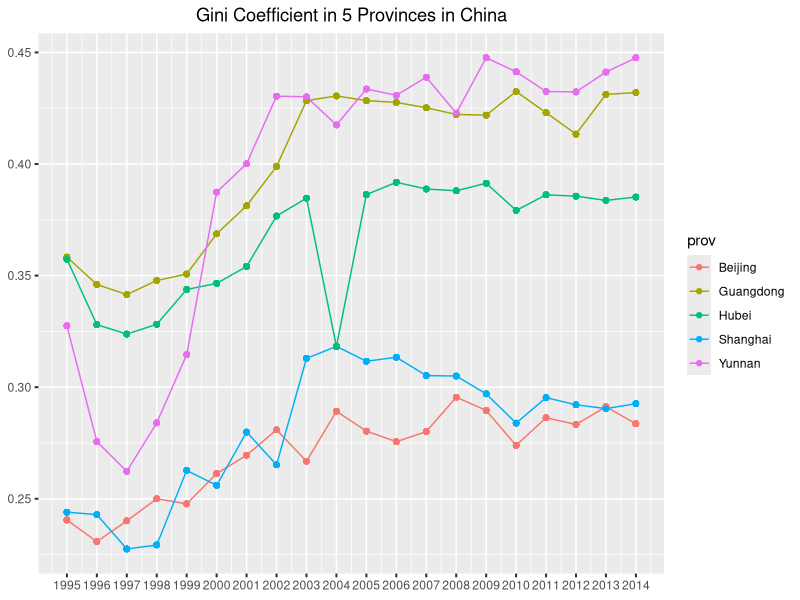
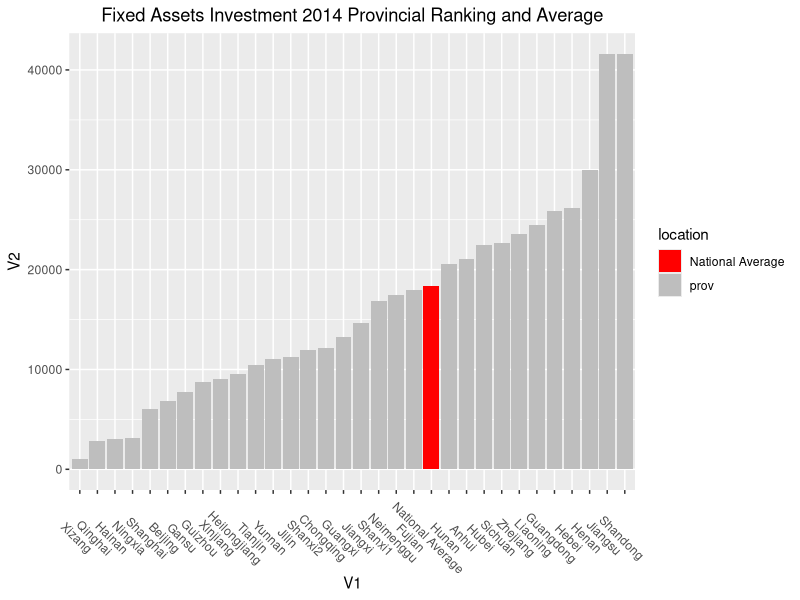
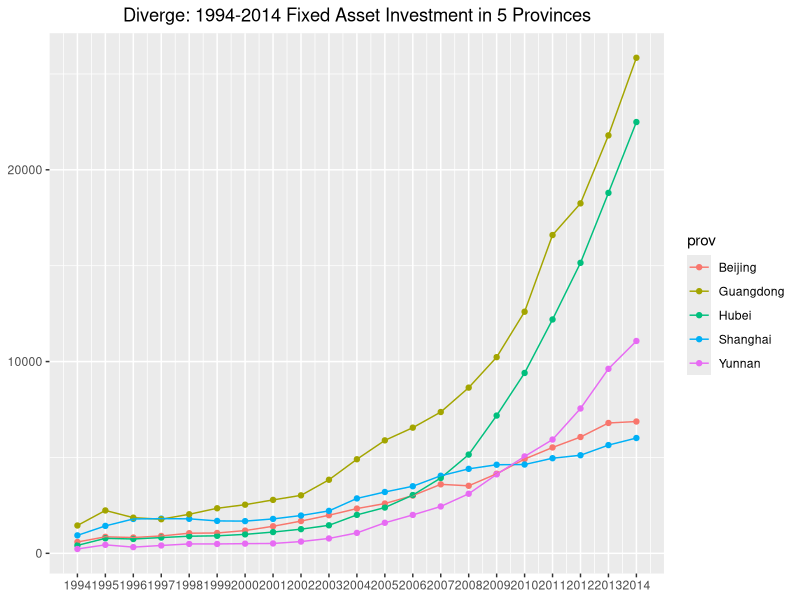
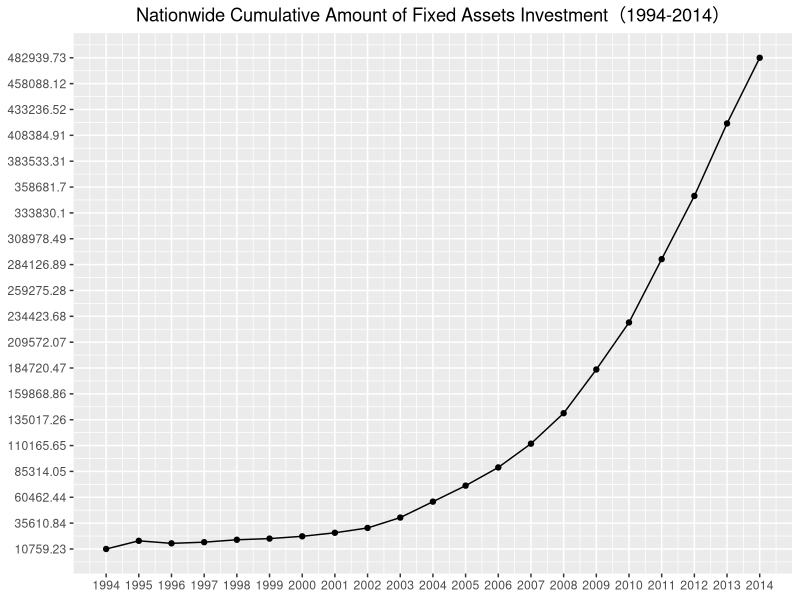

These charts were generated, in order, by the following R code:
library(readxl)
jnxs <- read_xlsx("jnxs.xlsx")
t_jnxs <- as.matrix(jnxs[, -1])
dim(t_jnxs) <- c(100, 1)
year <- rep(c(1995:2014), each = 5, time = 20)
prov <- rep(c("Beijing", "Shanghai","Guangdong", "Hubei","Yunnan"), time = 20)

jnxs_df <- data.frame(jnxs = t_jnxs, year = year, prov = factor(prov))
library(ggplot2)
ggplot(data = jnxs_df, aes(x = year, y = jnxs, colour = prov)) + geom_line() +geom_point() +
  labs(x = NULL, y = NULL) + 
  scale_x_continuous(breaks = c(1995:2014), labels = c(1995:2014)) +
  theme(plot.subtitle = element_text(vjust = 1), 
    plot.caption = element_text(vjust = 1), 
    axis.ticks = element_line(size = 0.7)) +
  ggtitle("Gini Coefficient in 5 Provinces in China") +
  theme(plot.title = element_text(hjust = 0.5))



####################################################
gdp <- read.csv("gdp2.csv", header = FALSE)
location <- rep("prov", time = 32)
location[21] <- as.character(gdp$V1[21])
gdp$location <- factor(location)
l_name <- as.character(gdp$V1[order(gdp$V2)])
gdp$V1 <- ordered(gdp$V1, levels = l_name)
ggplot(data=gdp, aes(x=V1, y=V2)) + 
  geom_bar(aes(fill = location),stat="identity") + scale_fill_manual(values=c("red", "gray")) +
  theme(plot.subtitle = element_text(vjust = 1), 
          plot.caption = element_text(vjust = 1), 
          axis.text.x = element_text(angle = -45))+
  ggtitle("Fixed Assets Investment 2014 Provincial Ranking and Average") +
  theme(plot.title = element_text(hjust = 0.5))



#####################################################################
#fa
fa <- read_xlsx("fa.xlsx")
fa_v <- as.matrix(fa[, -1])
dim(fa_v) <- c(21*5)
prov <- rep(unlist(names(fa)[-1]), each = 21)
year2 <- rep(fa[,1, drop = TRUE], time = 5)
fa_df <- data.frame(fa_v = fa_v, year = year2, prov = factor(prov))


ggplot(data = fa_df, aes(x = year, y = fa_v, colour = prov)) + geom_point() + geom_line() +
  labs(x = NULL, y = NULL) + 
  scale_x_continuous(breaks = c(1994:2014), labels = c(1994:2014)) + 
  ggtitle("Diverge: 1994-2014 Fixed Asset Investment in 5 Provinces") +
  theme(plot.title = element_text(hjust = 0.5))


############################################################
#qgtj

qgtj <- read_xlsx("qgfx.xlsx")
ggplot(data = qgtj, aes(x = year, y = nature)) + geom_line()+ geom_point() +
  labs(x = NULL, y = NULL) + 
  scale_x_continuous(breaks = c(1994:2014), labels = c(1994:2014)) +
  scale_y_continuous(breaks = seq(from = min(qgtj$nature), to = max(qgtj$nature), length.out = 20),
                     labels = round(seq(from = min(qgtj$nature), to = max(qgtj$nature), length.out = 20), 2)) +
  ggtitle("Nationwide Cumulative Amount of Fixed Assets Investment（1994-2014）") +
  theme(plot.title = element_text(hjust = 0.5))


